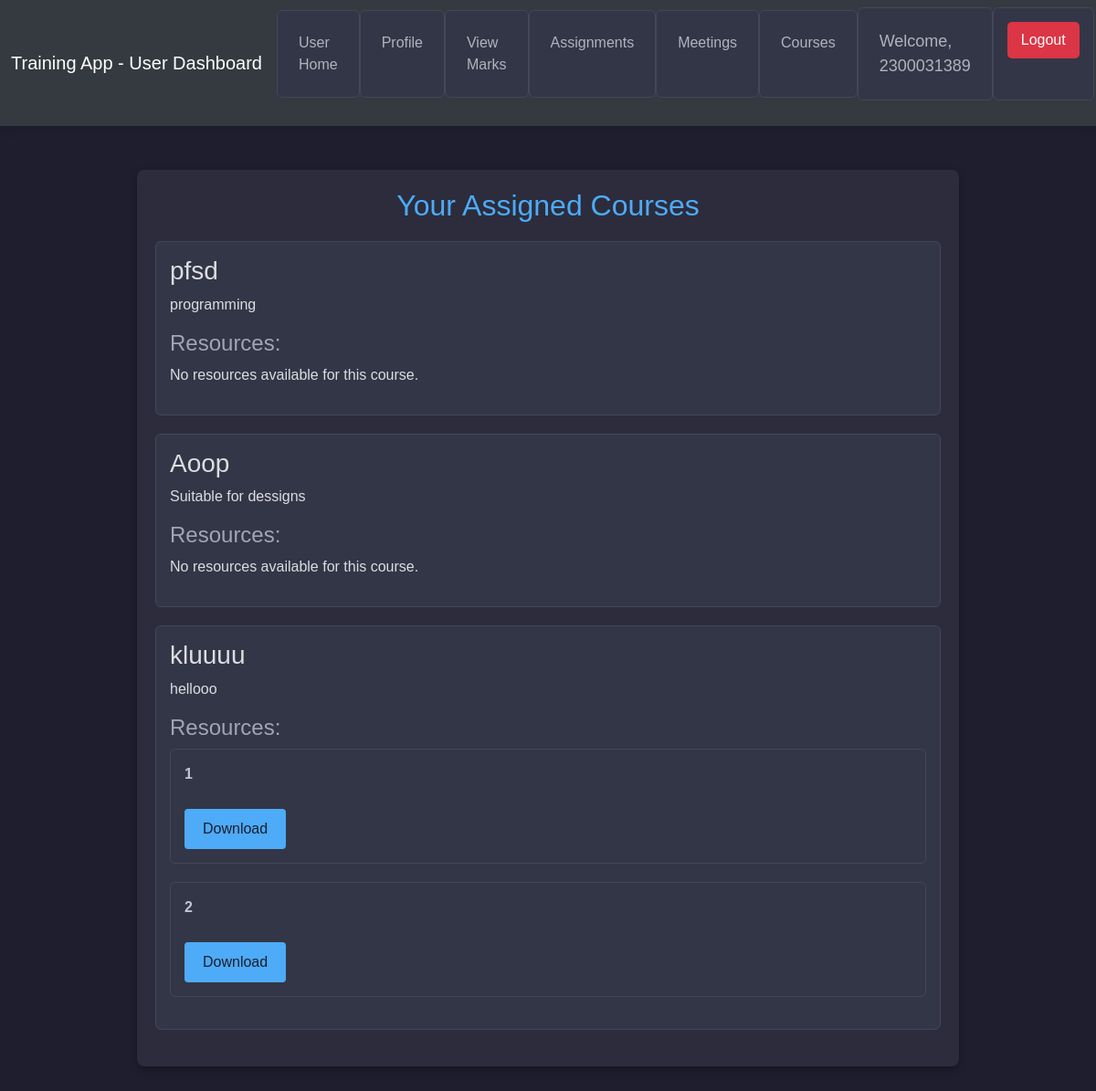
The app's page /userapp/assigned_courses/ (signed in) with its own data.
### adminapp/models.py (models this page shows, shortened)
class UserCourse(models.Model):
    user = models.ForeignKey(User, on_delete=models.CASCADE)
    course = models.ForeignKey(Course, on_delete=models.CASCADE)
    enrollment_date = models.DateTimeField(auto_now_add=True)
    completed = models.BooleanField(default=False)

class Course(models.Model):
    title = models.CharField(max_length=255)
    description = models.TextField()
    category = models.ForeignKey(Category, on_delete=models.CASCADE)
    prerequisites = models.TextField(null=True, blank=True)
    start_date = models.DateField()
    end_date = models.DateField(null=True, blank=True)
    is_active = models.BooleanField(default=True)
    created_by = models.ForeignKey(User, on_delete=models.CASCADE)

class Resource(models.Model):
    course = models.ForeignKey(Course, on_delete=models.CASCADE, related_name="resources")
    name = models.CharField(max_length=255)
    file = models.FileField(upload_to='resources/')  # Ensure MEDIA settings are properly configured.

### userapp/views.py (the view)
# urls.py: path('assigned_courses/', views.user_assigned_courses, name='assigned_courses'),
def user_assigned_courses(request):
    assigned_courses = UserCourse.objects.filter(user=request.user)
    return render(request, 'userapp/assigned_courses.html', {
        'assigned_courses': assigned_courses,
    })

### template/userapp/assigned_courses.html (shortened to what this page needs)
<!DOCTYPE html>
{% extends 'Navbar/UserNavbar.html' %}
{% block body %}
<html lang="en">
<head>
</head>
<body>
  <div class="content-container">
    <h2>Your Assigned Courses</h2>
    {% if assigned_courses %}
      <ul>
        {% for assignment in assigned_courses %}
          <li>
            <h3>{{ assignment.course.title }}</h3>
            <p>{{ assignment.course.description }}</p>
            <h4>Resources:</h4>
            {% if assignment.course.resources.all %}
              <ul>
                {% for resource in assignment.course.resources.all %}
                  <li>
                    <strong>{{ resource.name }}</strong><br>
                    <a href="{{ resource.file.url }}" target="_blank" class="btn-primary">Download</a>
                  </li>
                {% endfor %}
              </ul>
            {% else %}
              <p>No resources available for this course.</p>
            {% endif %}
          </li>
        {% endfor %}
      </ul>
    {% else %}
      <p class="no-data">No courses have been assigned to you yet.</p>
    {% endif %}
  </div>
{% endblock %}

### template/Navbar/Usernavbar.html (shortened to what this page needs)
<!DOCTYPE html>
<html lang="en">
<head>
    <link href="https://cdn.jsdelivr.net/npm/bootstrap@5.3.3/dist/css/bootstrap.min.css" rel="stylesheet">
</head>
<body>
    <nav class="navbar navbar-expand-lg navbar-dark">
        <div class="container-fluid">
            <a class="navbar-brand" href="{% url 'userapp:UserHomePage' %}">Training App - User Dashboard</a>
            <div class="collapse navbar-collapse" id="navbarNavDropdown">
                <ul class="navbar-nav">
                    <li class="nav-item">
                        <a class="nav-link active" href="{% url 'userapp:UserHomePage' %}">User Home</a>
                    </li>
                    <li class="nav-item">
                        <a class="nav-link" href="{% url 'userapp:employee_dashboard' %}">Profile</a>
                    </li>
                    <li class="nav-item">
                        <a class="nav-link" href="{% url 'userapp:view_marks' %}">View Marks</a>
                    </li>
                    <li class="nav-item">
                        <a class="nav-link" href="{% url 'userapp:assessment_descriptions' %}">Assignments</a>
                    </li>
                    <li class="nav-item">
                        <a class="nav-link" href="{% url 'userapp:registered_meetings' %}">Meetings</a>
                    </li>
                    <li class="nav-item">
                        <a class="nav-link" href="{% url 'userapp:assigned_courses' %}">Courses</a>
                    </li>
                </ul>
            </div>
            <ul class="navbar-nav ms-auto">
                {% if user.is_authenticated %}
                    <li class="nav-item">
                        <span class="nav-link welcome-text">Welcome, {{ user.username }}</span>
                    </li>
                    <li class="nav-item">
                        <form method="POST" action="{% url 'adminapp:logout' %}">
                            <button type="submit" class="logout-btn">Logout</button>
                        </form>
                    </li>
                {% endif %}
            </ul>
        </div>
    </nav>
    <div class="container mt-5">
        {% block body %}
        {% endblock %}
    </div>
</body>
</html>

### template/Navbar/Usernavbar.html (style rules this page uses)
.navbar { background-color: #343a40; box-shadow: 0 4px 10px rgba(0, 0, 0, 0.1); }
.navbar-brand { color: #fff !important; }
.nav-link { color: #adb5bd !important; }
.logout-btn { background-color: #dc3545; color: white; border: none; padding: 8px 15px; border-radius: 5px; font-size: 16px; }
.welcome-text { color: #fff; font-size: 18px; }

### template/userapp/assigned_courses.html (style rules this page uses)
body { margin: 0; font-family: Arial, sans-serif; background-color: #1e1e2f; color: #dcdde1; }
.content-container { max-width: 900px; margin: 40px auto; padding: 20px; background-color: #2c2c3c; border-radius: 8px; box-shadow: 0 4px 8px rgba(0, 0, 0, 0.3); }
h2 { color: #4dabf7; text-align: center; margin-bottom: 20px; }
h3 { color: #dcdde1; }
h4 { color: #a4a4b3; margin-top: 15px; }
ul { padding: 0; list-style-type: none; }
ul > li { margin-bottom: 20px; padding: 15px; border: 1px solid #44475a; border-radius: 6px; background-color: #333646; }
ul > li strong { color: #bfc7d5; }
a.btn-primary { display: inline-block; margin-top: 10px; padding: 10px 20px; background-color: #4dabf7; color: #1e1e2f; text-decoration: none; border-radius: 4px; transition: background-color 0.3s ease; }

### records on screen
UserCourse: course "pfsd", course.description "programming", shows "No resources available for this course."
UserCourse: course "Aoop", course.description "Suitable for dessigns", shows "No resources available for this course."
UserCourse: course "kluuuu", course.description "hellooo"
Resource: name "1"
Resource: name "2"

### other values on screen
{{ user.username }} "2300031389"
